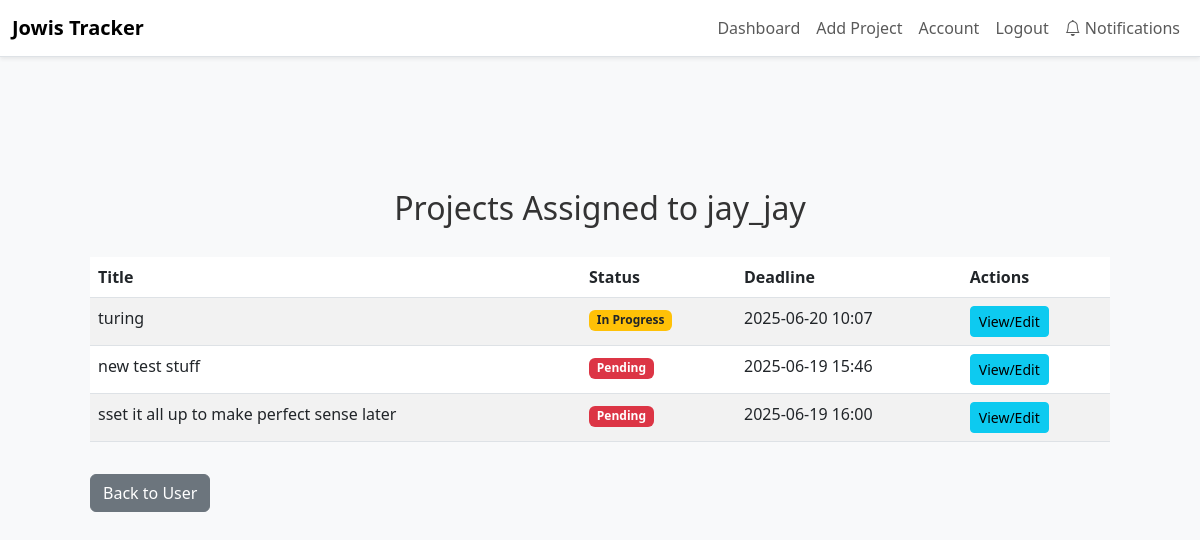
Before: /admin/users/1/projects (signed in) with the older database file.
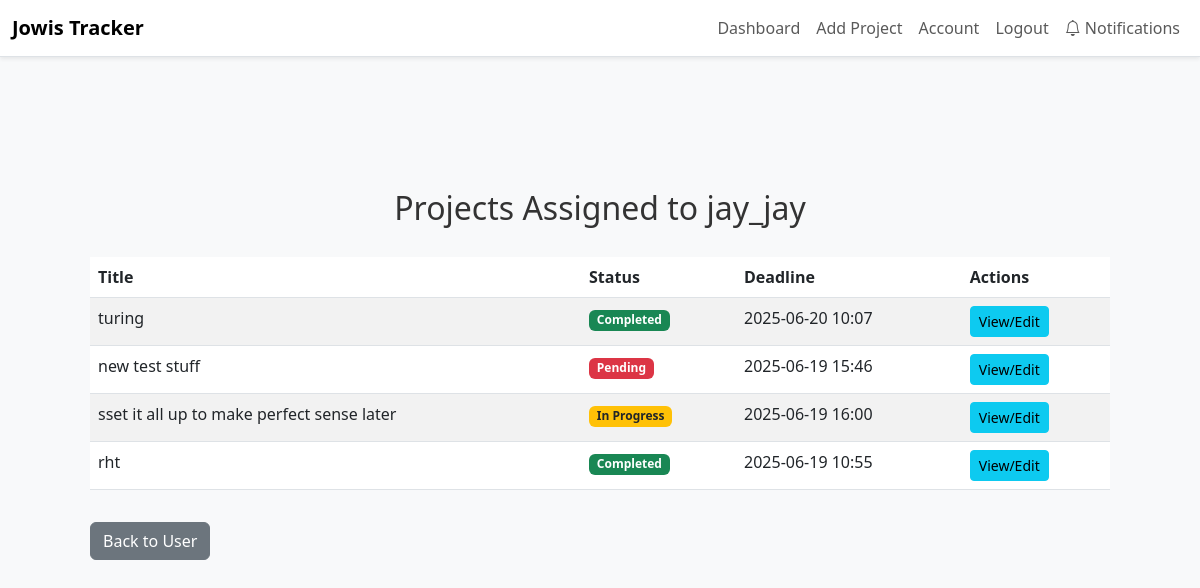
After: the same page with the newer database file.
### app/dbmodels.py (models this page shows, shortened)
class Project(db.Model):
    id = db.Column(db.Integer, primary_key=True)
    title = db.Column(db.String(150), nullable=False)
    description = db.Column(db.Text, nullable=False)
    tasks = db.relationship("Task", backref="project", cascade="all, delete-orphan", passive_deletes=True)
    milestones = db.relationship("Milestone", backref="project", cascade="all, delete-orphan", passive_deletes=True)
    deadline = db.Column(db.DateTime, nullable=False, default = datetime.now(timezone.utc)) # default to current time in UTC
    status = db.Column(db.String(20), nullable=False, default="Pending")
    comment = db.Column(db.Text, nullable=True)
    users = db.relationship(
        'User',
        secondary=project_users,
        back_populates='projects'
    )

### app/routes.py (the view)
@main.route('/admin/users/<int:user_id>/projects')
@login_required
def admin_user_projects(user_id):
    if current_user.role != "admin":
        abort(403)
    user = User.query.get_or_404(user_id)
    projects = user.projects
    return render_template('admin_user_projects.html', user=user, projects=projects)

### app/__init__.py (called while the page is built)
def create_app():
    app= Flask(__name__)
    app.config.from_object("config.Config") # load app config from config.py
    db.init_app(app)
    migrate.init_app(app, db)
    login_manager.init_app(app)
    mail.init_app(app)
    scheduler.init_app(app)
    scheduler.start()
    from . import jobs  # <-- Import jobs to register them
    from .admin import init_admin
    init_admin(app)
    login_manager.login_view = "main.login"
    login_manager.login_message_category ="info"
    from .dbmodels import User
    @login_manager.user_loader
    def load_user(user_id):
        return User.query.get(int(user_id))
    from .routes import main
    app.register_blueprint(main)
    return app

### app/templates/admin_user_projects.html
{% extends "base.html" %}
{% block content %}
<div class="container mt-4">
  <h2>Projects Assigned to {{ user.username }}</h2>
  <table class="table table-striped">
    <thead>
      <tr>
        <th>Title</th>
        <th>Status</th>
        <th>Deadline</th>
        <th>Actions</th>
      </tr>
    </thead>
    <tbody>
      {% for project in projects %}
      <tr>
        <td>{{ project.title }}</td>
        <td>
          {% if project.status == 'Completed' %}
            <span class="badge bg-success">Completed</span>
          {% elif project.status == 'Pending' %}
            <span class="badge bg-danger">Pending</span>
          {% elif project.status == 'In Progress' %}
            <span class="badge bg-warning text-dark">In Progress</span>
          {% else %}
            <span class="badge bg-secondary">Unknown</span>
          {% endif %}
        </td>
        <td>{{ project.deadline.strftime('%Y-%m-%d %H:%M') if project.deadline else 'N/A' }}</td>
        <td>
          <a href="{{ url_for('main.admin_project_detail', project_id=project.id) }}" class="btn btn-info btn-sm">View/Edit</a>
        </td>
      </tr>
      {% endfor %}
    </tbody>
  </table>
  <a href="{{ url_for('main.view_user', user_id=user.id) }}" class="btn btn-secondary mt-3">Back to User</a>
</div>
{% endblock %}

Changed rows visible on the page:
changed Project "turing": status "In Progress" → "Completed"
changed Project "sset it all up to make perfect sense later": status "Pending" → "In Progress"
added Project: title "rht", status "Completed", deadline "2025-06-19 10:55"
